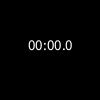
Frame 1 (no input)
Frame 60 (the mouse pressed at the canvas centre just before this capture): identical to frame 1, image omitted
Frame 120 (the mouse held since frame 60 and released just before this capture): identical to frame 1, image omitted

The Processing sketch that drew this single still picture (run headless with seeded random() and noise(); from frame 60 on, the mouse is pressed at the canvas centre):

// Processing sketch: h12_inputs_12_4
// ── h12_inputs_12_4.pde
int millisecs;
int seconds;
int minutes;
boolean start = false;
boolean starter;
void setup(){
}
void draw(){
  background(0);
  if(start){
  if (int(millis()/100)  % 10 != millisecs){
    millisecs++;
    
  }
  if (millisecs >= 10){
    millisecs -= 10;
    seconds++;
  }
  if (seconds >= 60){
    seconds -= 60;
    minutes++;
  }
  }
 
  textAlign(CENTER);
  fill(255);
  textSize(15);
  text(nf(minutes, 2) + ":" + nf(seconds, 2) + "." + nf(millisecs, 1) , width/2, height/2);
}
void mouseClicked(){
    if(start == false){
      starter = true;
    }
    if(start == true){
      starter = false;
    }
  start = starter;
}
void keyPressed(){
  if(key == ' '){
    millisecs = 0;
    seconds = 0;
    minutes = 0;
  }
}
